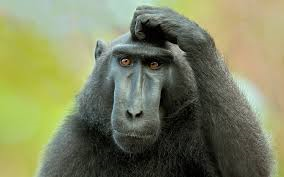
#> input picture z5/szablony_cwiczen/images/monkey.png, 284 x 177 px; the run also reads 1 picture not shown here
$ jupyter execute 'Numpy zadania szablon.ipynb'   (shell and % lines are left out)
#> lines starting #> are read from the running program, lines starting #| are printed output that depends on the picture
Napisz poniżej funkcję, która wyprintuje Twoje imię i nazwisko:

[cell 1]
def print_name():
    print("Piotr Jurczak")

print_name()

# Indeksowanie, wycinanie, iterowanie - Indexing, Slicing and Iterating

### Stwórz liste sześcianów liczb od 0 do 9

[cell 2]
import numpy as np

a = np.array([0,1,2,3,4,5,6,7,8,9])
b = np.arange(10)
print(a)
print(b)
c = b**3
print(c)

### wybierz z listy zaznaczone elementy

[ 0, 1, **8**, **27**, **64**, 125, 216, 343, 512, 729]


[cell 3]
c[2:5]

[ **0**, 1, **8**, 27, **64**, 125, 216, 343, 512, 729]

[cell 4]
c[:5:2]

### przekształć by otrzymać wynik

[-1000, 1,  -1000, 27, -1000,   125,   216,   343,   512, 729]

[cell 5]
c[:5:2] = -1000
print(c)

### Odwróć listę

[cell 6]
c[::-1]

### Sprawdź typ

[cell 7]
type(c)

### W pętli for wyprintuj dla każdego elementu pierwiastek sześcienny z elementy

[cell 8]
for i in c:
    print(i**(1/3))

### Stwórz macierz 10x10 z kwadratami liczb od 1 do 100

[cell 9]
d = np.arange(1,101).reshape(10,10) ** 2
print(d)

### Stwórz macierz 5x5 gdzie na krawędziach będą 0 a w środku 1

[cell 10]
a = np.zeros((5,5), dtype=np.int16)
b = np.ones((5,5), dtype=np.int16)
a[1:-1, 1:-1]=1

b[0]=0
b[-1]=0
b[1:-1,(0,-1)]=0

print(a)
print(b)

### Stwórz tabliczkę mnożenia liczb od 0 do 9 w postaci dwuwymiarowej macierzy

[cell 11]
x = np.arange(10)
y = np.arange(10).reshape(10,1)


print(x)
print(y)

x*y

## Zad 2  Przekształć wczytane obrazki w opisany sposób

[cell 12]
# !pip install opencv-python
import matplotlib.pyplot as plt

[cell 13]
import matplotlib.image as mpimg
im1 = mpimg.imread('images/monkey.png')
#> im1 is the input picture: shape (177, 284, 4) float32; mean R, G, B, A 0.491, 0.511, 0.375, 1

[cell 14]
import cv2
im2 = cv2.imread("images/index.jpeg")

[cell 15]
im1.shape
#> Out = (177, 284, 4)

[cell 16]
im2.shape
#> Out = (177, 284, 3)

[cell 17]
plt.imshow(im1)

[cell 18]
plt.imshow(im2)

### stwórz wycinek -  spróbuj wybrać twarz

[cell 19]
plt.imshow(im2[40:150,110:170])
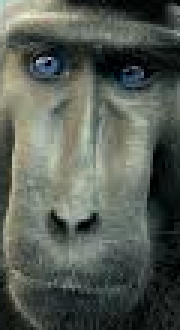
#> shown: shape (110, 60, 3) (shown 3 times larger); mean R, G, B 86.8, 93.4, 85

### wybierz jeden kolor

[cell 20]
red = True
green = False
blue = False

plt.imshow(im2*np.array([red,green, blue]))
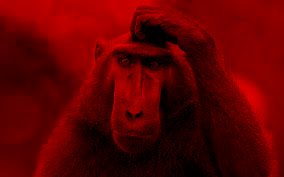
#> shown: shape (177, 284, 3); mean R, G, B 95.5, 0, 0

### Obrót o wskazaną liczbę stopni

wykorzystaj ndimage.rotate ze scipy

[cell 21]
from scipy import ndimage
plt.imshow(ndimage.rotate(im2, 45))
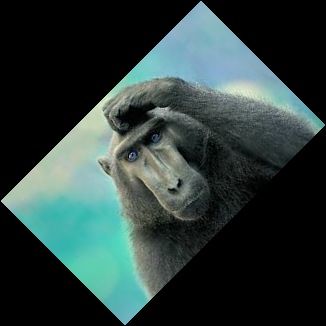
#> shown: shape (326, 326, 3); mean R, G, B 44.9, 61.2, 58.8

### Czarno biały filtr

[cell 22]
im2[:,:, 1] = im2[:,:, 0]
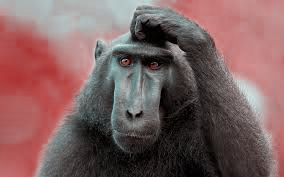
#> im2: shape (177, 284, 3); mean B, G, R 95.5, 95.5, 125.3
im2[:,:, 2] = im2[:,:, 0]
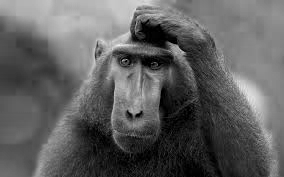
#> im2: shape (177, 284, 3); min 0, max 242, mean 95.5

plt.imshow(im2)

### Rozmazanie

wykorzystaj `ndimage.gaussian_filter`

Wyślij mi to proszę na adres: korzeniewski@gmail.com, w tytule wpisz "Ćwiczenia z NumPy"

[cell 23]
plt.imshow(ndimage.gaussian_filter(im2,5))
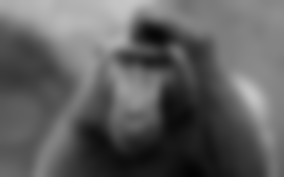
#> shown: shape (177, 284, 3); min 3, max 198, mean 94.5
